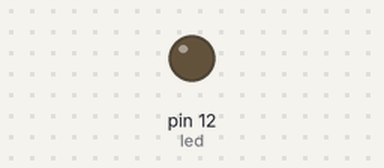
A sketch run on a simulated Arduino Uno, built with avr-gcc and run on an emulated ATmega328P. On the bench: output pins drawn as LEDs (lit = HIGH).

Above: at 0.3 s.
At 4.6 s:
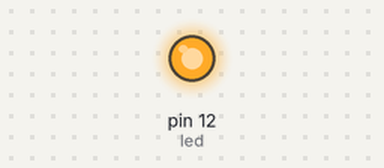
Timing chart, 0 to 7.0 s (numbered marks = the images above):
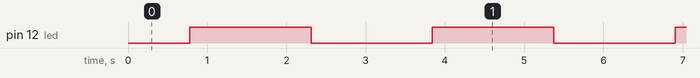

Measured:
- by itself, pin 12 (led): alternates HIGH for 1.5 s and LOW for 1.5 s

The sketch:

3.LEDFade.ino
```cpp
int led =12;
int brightness = 0;
int fadeAmount = 5;

void setup() {
 pinMode(led, OUTPUT);
}

void loop() {
 analogWrite(led, brightness);

 brightness = brightness + fadeAmount;

 if (brightness <= 0 || brightness >= 255) {
   fadeAmount = -fadeAmount;
 }
 delay(30);
}
```
